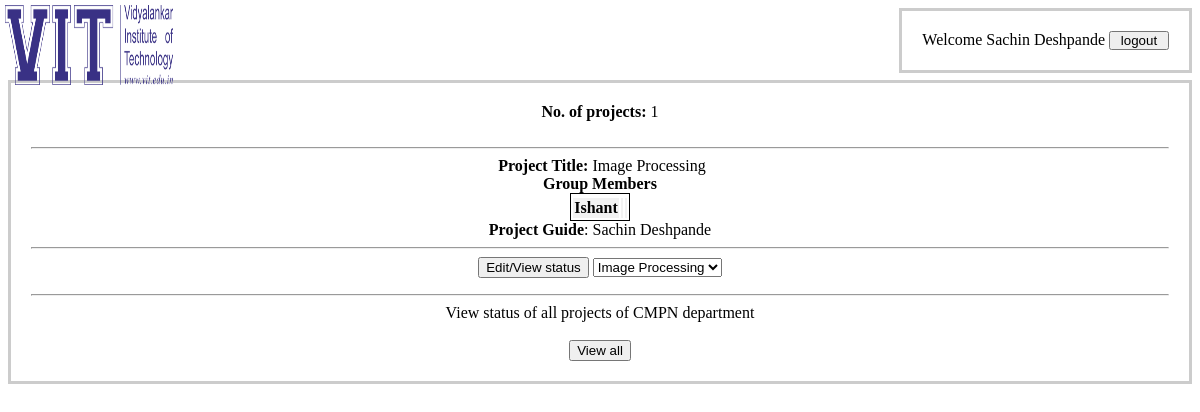
Screenshot of /guide.php (signed in) with the database file from the repository.
### tables this page shows
CREATE TABLE `guide` (
  `username` varchar(30) NOT NULL,
  `pwd` varchar(20) NOT NULL,
  `guide_name` varchar(30) NOT NULL,
  `designation` varchar(10) NOT NULL DEFAULT 'Professor',
  `dept` varchar(4) NOT NULL
);

CREATE TABLE `project` (
  `proj_id` int(3) NOT NULL,
  `proj_title` varchar(100) NOT NULL,
  `dept` varchar(4) NOT NULL,
  `username` varchar(30) NOT NULL,
  `roll_1` varchar(10) NOT NULL,
  `roll_2` varchar(10) NOT NULL,
  `roll_3` varchar(10) NOT NULL,
  `1_title` varchar(100) DEFAULT NULL,
  `1_comments` varchar(150) DEFAULT NULL,
  `2_title` varchar(100) DEFAULT NULL,
  `2_comments` varchar(150) DEFAULT NULL,
  `3_title` varchar(100) DEFAULT NULL,
  `3_comments` varchar(150) DEFAULT NULL,
  `4_title` varchar(100) DEFAULT NULL,
  `4_comments` varchar(150) DEFAULT NULL,
  `5_title` varchar(100) DEFAULT NULL,
  `5_comments` varchar(150) DEFAULT NULL,
  `6_title` varchar(100) DEFAULT NULL,
  `6_comments` varchar(150) DEFAULT NULL,
  `7_title` varchar(100) DEFAULT NULL,
  `7_comments` varchar(150) DEFAULT NULL,
  `8_title` varchar(100) DEFAULT NULL,
  `8_comments` varchar(150) DEFAULT NULL,
  `9_title` varchar(100) DEFAULT NULL,
  `9_comments` varchar(150) DEFAULT NULL,
  `10_title` varchar(100) DEFAULT NULL,
  `10_comments` varchar(150) DEFAULT NULL,
  `11_title` varchar(100) DEFAULT NULL,
  `11_comments` varchar(150) DEFAULT NULL,
  `12_title` varchar(100) DEFAULT NULL,
  `12_comments` varchar(150) DEFAULT NULL,
  `13_title` varchar(100) DEFAULT NULL,
  `13_comments` varchar(150) DEFAULT NULL,
  `14_title` varchar(100) DEFAULT NULL,
  `14_comments` varchar(150) DEFAULT NULL
);

CREATE TABLE `student` (
  `roll_no` varchar(10) NOT NULL,
  `pwd` varchar(20) NOT NULL,
  `stud_name` varchar(30) NOT NULL,
  `proj_id` int(3) DEFAULT NULL,
  `dept` varchar(4) NOT NULL
);

### guide.php (the view, shortened to what this page needs)
<html>
        <head><title>VIT ERP Homepage</title>
<link rel="stylesheet" href="proj.css" sheet="css/text"></link>
	</head>
        <body class="homepage-back">
<div style="float:right;" >
<img class="header" src="VIT-logo.png"></img>Welcome
<?php
$servername = "localhost";
$username = "root";
$password = "";
$dbname = "project_tab";
$conn = new mysqli($servername, $username, $password, $dbname);
$a = $_SESSION['roll_no'];
$usr_name = "SELECT guide_name FROM guide where username = '$a'";
$usr_name = $conn->query($usr_name);
if($usr_name->num_rows == 1){
$row = mysqli_fetch_assoc($usr_name);
	echo $row["guide_name"]." ";
}
?>
<a href="http://localhost/project_tab/logout.php"><input class="button" type="button" id="icon" style="padding:0px;width:60px" value="logout">
</input></a>
</div>
<br><br><br><br>
<div>
<?php
$sql = "SELECT * from project where username = '$a'";
$_SESSION['r'] = $sql = $conn->query($sql);
$c = $i = $sql->num_rows;
if($i == 0)
	echo "No projects allotted<br><hr>";
else if($i > 0){
echo "<b>No. of projects: </b>".$i."<br><br><hr>";
	$result = $_SESSION['r']->fetch_assoc();
	echo "&nbsp;<b>Project Title:</b> ".$result['proj_title']."<br>";
	$x = "SELECT stud_name from student where roll_no = '$result[roll_1]'";
	$x = $conn->query($x);
	$res = $x->fetch_assoc();
	echo "<center><table><tr> <b>Group Members</b> </tr>";
	echo "<tr><th>".$res['stud_name']."</th>";
	$x = "SELECT stud_name from student where roll_no = '$result[roll_2]'";
	$x = $conn->query($x);
	$res = $x->fetch_assoc();
	echo "<th>".$res['stud_name']."</th>";
	$x = "SELECT stud_name from student where roll_no = '$result[roll_3]'";
	$x = $conn->query($x);
	$res = $x->fetch_assoc();
	echo "<th>".$res['stud_name']."</th></tr></table></center>";
	$x = "SELECT guide_name from guide where username = '$result[username]'";
	$x = $conn->query($x);
	$res = $x->fetch_assoc();
	echo "<b>Project Guide</b>: ".$res['guide_name']."<br>";
	echo "<hr>";
}
?>
<form action="status.php" method="post">
<input type="submit" value="Edit/View status"></input>
<select name="edit">
    <option value="<?php if($c > 0) echo $_SESSION['one']; else echo "---";?>"><?php if($c > 0) echo $_SESSION['1_t']; else echo "---";?></option>
  </select>
 </form>
 <?php
 $sql = "SELECT * from guide where username = '$_SESSION[roll_no]'";
 $sql = $conn->query($sql);
 $res = $sql->fetch_assoc();
 if($res['designation'] == "HOD"){
	 echo "<hr>View status of all projects of ".$res['dept']." department<br><br>";
	echo '<a href="http://localhost/project_tab/hod.php"><input type="submit" value="View all"></input></a>';
 }
 ?>
</div>
</body>
</html>

### proj.css (style rules this page uses)
div { border:3px #CCC solid; padding:20px; }
.header { position:absolute;top:5px;left:5px;width:14%;height:10%; }
table, td { border: 1px solid black; }
tr:nth-child(even) { text-align:center;background-color: #f2f2f2 }
th { text-align:center; }
body { text-align: center; }

### rows the page displays
guide: guide_name "Sachin Deshpande", dept "CMPN"
project: proj_title "Image Processing"
student: stud_name "Ishant"

### other values shown
$i "1"
form field edit "Image Processing"
